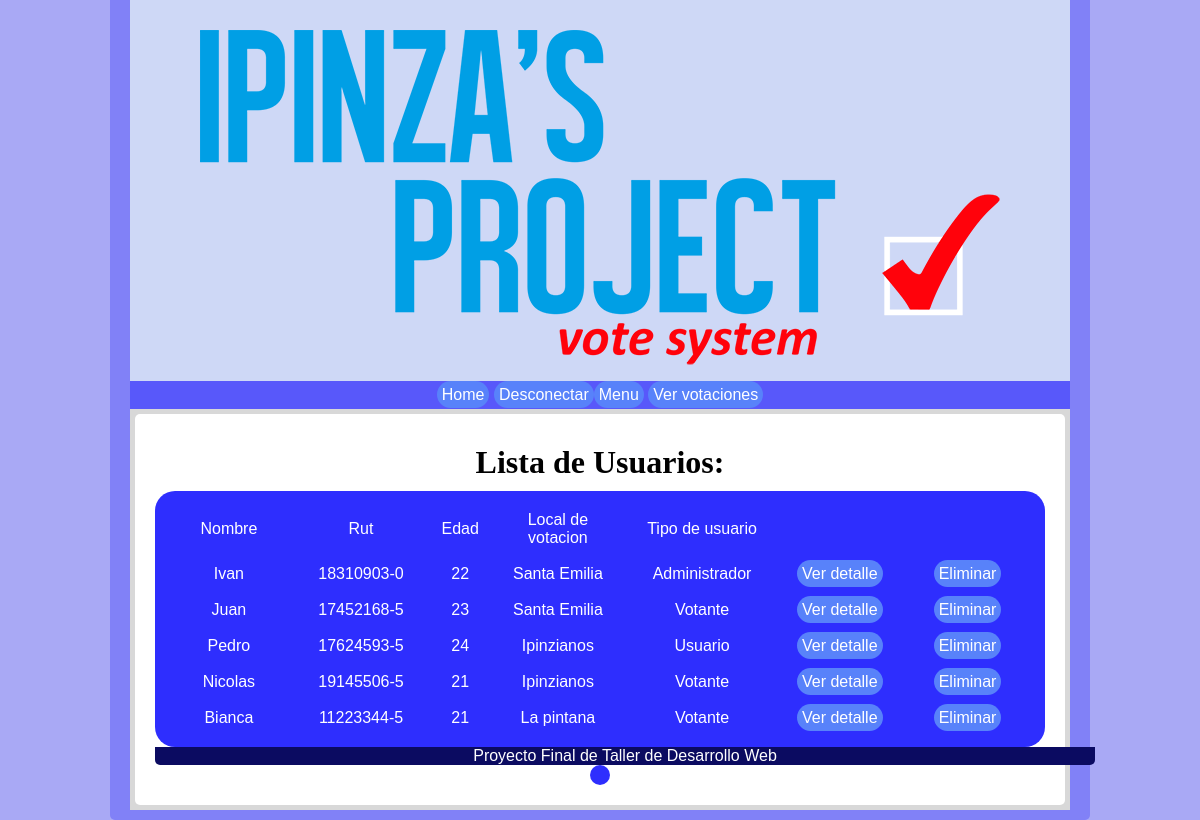
The app's page /final/enlistarUsuario.php (signed in) with its own data.
### tables this page shows
CREATE TABLE `usuario` (
`ID_Usuario`  int(255) NOT NULL AUTO_INCREMENT ,
`Nombre`  varchar(100) NULL DEFAULT NULL ,
`RUT`  varchar(10) NULL DEFAULT NULL ,
`Edad`  int(3) NULL DEFAULT NULL ,
`Direccion`  varchar(255) NULL DEFAULT NULL ,
`Ciudad`  varchar(100) NULL DEFAULT NULL ,
`Fono`  int(7) NULL DEFAULT NULL ,
`Movil`  int(9) NULL DEFAULT NULL ,
`EstadoCivil`  varchar(50) NULL DEFAULT NULL ,
`EscuelaVotacion`  varchar(255) NULL DEFAULT NULL ,
`TipoUsuario`  int(255) NULL DEFAULT NULL ,
`Username`  varchar(255) NULL DEFAULT NULL ,
`Password`  varchar(255) NULL DEFAULT NULL ,
`Sexo`  varchar(15) NULL DEFAULT NULL ,
PRIMARY KEY (`ID_Usuario`),
FOREIGN KEY (`TipoUsuario`) REFERENCES `tipousuario` (`ID_Tipo`) ON DELETE RESTRICT ON UPDATE RESTRICT,
INDEX `ID_Tipo` (`TipoUsuario`) USING BTREE 
);

### final/enlistarUsuario.php (the view, shortened to what this page needs)
<?php
	echo "<link rel='stylesheet' href='css/main.css'/>";
	echo "<link rel='stylesheet' href='css/adminEnlistar-Editar-Detalle.css'/>";
		echo "<div id='contenedor'>";
			echo "<div id='cabecera'>";
				echo "<div id='logo'>";
					include ("logo.php");
				echo "</div>";
				echo "<div id='menu'>";
					include ("menu.php");
				echo "</div>";
			echo "</div>";
			echo "<div id='contenido'>";
				echo "<div id='panel'>";
					echo "<h1>Lista de Usuarios:</h1>";
					echo "<table id='tablaLista'>";
					echo "<tr>";
					echo "<td>";
					echo "Nombre";
					echo "</td>";
					echo "<td>";
					echo "Rut";
					echo "</td>";
					echo "<td class='edad'>";
					echo "Edad";
					echo "</td>";
					echo "<td>";
					echo "Local de votacion";
					echo "</td>";
					echo "<td>";
					echo "Tipo de usuario";
					echo "</td>";
					echo "</tr>";
					$query = "select * from usuario";
					$result = mysql_query($query);
					while ($row = mysql_fetch_row($result)) {
						do{
							echo "<form>";
							echo "<tr>";
							echo "<td>";
							echo "$row[1]";
							echo "</td>";
							echo "<td>";
							echo "$row[2]";
							echo "</td>";
							echo "<td class='edad'>";
							echo "$row[3]";
							echo "</td>";
							echo "<td>";
							echo "$row[9]";
							echo "</td>";
							$tipoUsr = "";
							if($row[10]==1){$tipoUsr = "Administrador";}
							if($row[10]==2){$tipoUsr = "Votante";}
							if($row[10]==3){$tipoUsr = "Usuario";}
							echo "<td>";
							echo "$tipoUsr";
							echo "</td>";
							$var = $row[0];
							echo "<td><a href='detalleUsuario.php?var=$var'>Ver detalle</a></td>";
							echo "<td><a href='eliminarUsuario.php?var=$var'"?>onclick="return confirm('Estas seguro que deseas eliminar al votante?')">Eliminar</a></td>
							<?php
							echo "</tr>";
							echo "</form>";
						}while($row = mysql_fetch_array($result));
					}
					echo "<table>";
				echo "</div>";
			echo "</div>";
			echo "<div id='pie'>";
				include ("pie.php");
				echo "</div>";
		echo "</div>";
?>

### final/css/main.css (style rules this page uses)
#contenedor { width: 960px; background-color: #8181F7; margin: 0 auto; padding: 0px 10px 10px 10px; border-radius: 0px 0px 5px 5px; moz-border-radius: 0px 0px 5px 5px; web-kit-border-radius: 0px 0px 5px 5px; }
#logo { width: 940px; background-color: #CED8F6; margin: 0 auto; }
#menu { font-family: Arial, "MS Trebuchet", sans-serif; width: 930px; background-color: #5858FA; margin: 0 auto; padding: 5px; }
#contenido { width: 930px; background-color: #D8D8D8; margin: 0 auto; padding: 5px; }
#pie { width: 940px; background-color: #0B0B61; margin: 0 auto; color: white; text-align: center; border-radius: 0px 0px 5px 5px; moz-border-radius: 0px 0px 5px 5px; web-kit-border-radius: 0px 0px 5px 5px; }

### final/css/adminEnlistar-Editar-Detalle.css (style rules this page uses)
#panel { background-color: white; width: auto; margin: 0 auto; border-radius: 5px; padding: 20px; font-family: Arial, sans-serif; }
h1 { color: #000000; width: auto; margin: 0 auto; padding: 10; font-family: Verdana; text-align: center; }
table { text-align: center; background-color: #2E2EFE; width:auto; margin: auto; padding: 10px; border-radius: 20px; }
td { width: 200px; text-align: center; color:white; border-radius: 10px; padding: 8px; }
td.edad { width: 50px; text-align: center; color:white; border-radius: 10px; }
a { background-color: #5882FA; color:white; text-decoration: none; padding: 5px; border-radius: 15px; }

### records on screen
usuario: Nombre "Ivan", RUT "18310903-0", Edad "22", EscuelaVotacion "Santa Emilia", TipoUsuario "Administrador"
usuario: Nombre "Juan", RUT "17452168-5", Edad "23", EscuelaVotacion "Santa Emilia", TipoUsuario "Votante"
usuario: Nombre "Pedro", RUT "17624593-5", Edad "24", EscuelaVotacion "Ipinzianos", TipoUsuario "Usuario"
usuario: Nombre "Nicolas", RUT "19145506-5", Edad "21", EscuelaVotacion "Ipinzianos", TipoUsuario "Votante"
usuario: Nombre "Bianca", RUT "11223344-5", Edad "21", EscuelaVotacion "La pintana", TipoUsuario "Votante"
